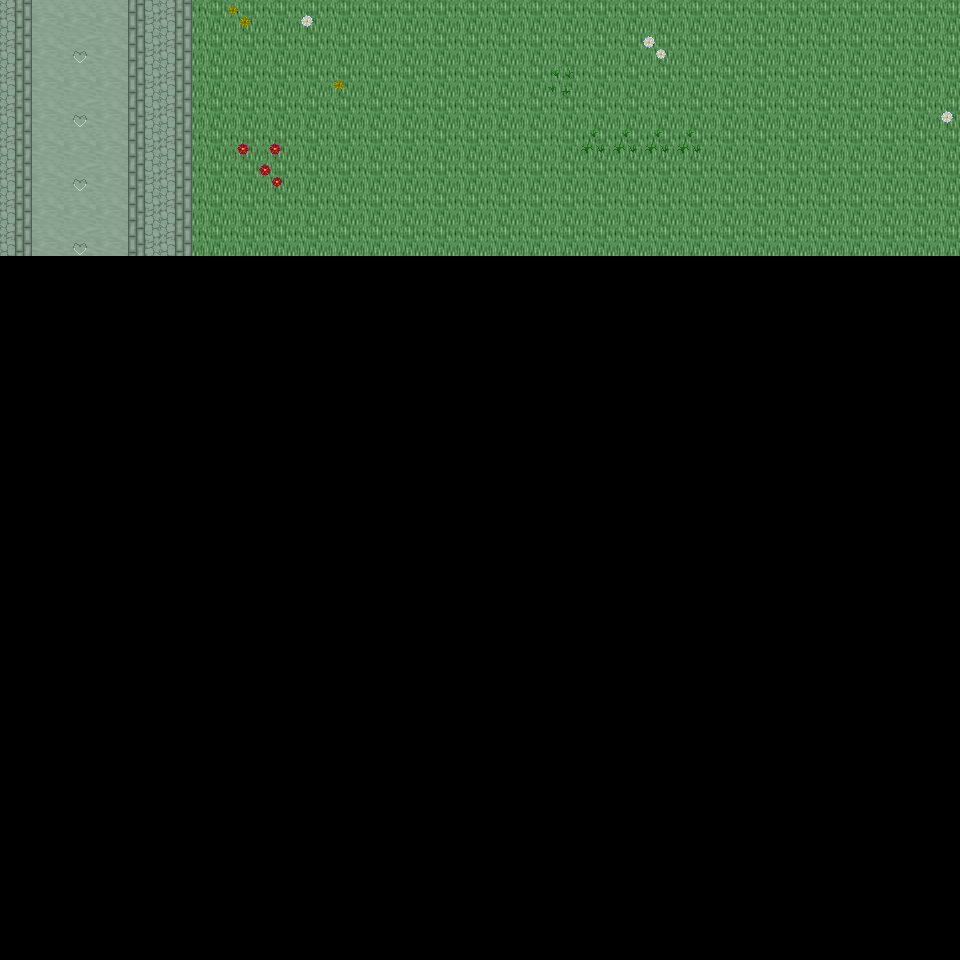

Tiled map render using the project's own tile images. Description and the map definition, with tile-layer contents summarised, below:
An orthogonal 30x30 tile map with 32x32 px tiles, 6 tile layers (Ground, Object, Object2, Above, ...), 26 tilesets and 3 objects (3x mapExit).

<map version="1.0" orientation="orthogonal" renderorder="right-down" width="30" height="30" tilewidth="32" tileheight="32" nextobjectid="4">
  <tileset firstgid="1" name="tileset_ground_ground" tilewidth="32" tileheight="32" tilecount="33" columns="3">
    <image source="../drawable/tileset_ground_ground.png" width="96" height="352" />
  </tileset>
  <tileset firstgid="34" name="tileset_building_castle" tilewidth="32" tileheight="32" tilecount="320" columns="20">
    <image source="../drawable/tileset_building_castle.png" width="640" height="512" />
  </tileset>
  <tileset firstgid="354" name="tileset_plant_flower_daisy_white" tilewidth="32" tileheight="32" tilecount="8" columns="2">
    <image source="../drawable/tileset_plant_flower_daisy_white.png" width="64" height="128" />
  </tileset>
  <tileset firstgid="362" name="tileset_ground_mud_patch" tilewidth="32" tileheight="32" tilecount="4" columns="4">
    <image source="../drawable/tileset_ground_mud_patch.png" width="128" height="32" />
  </tileset>
  <tileset firstgid="366" name="tileset_plant_grasses" tilewidth="32" tileheight="32" tilecount="6" columns="3">
    <image source="../drawable/tileset_plant_grasses.png" width="96" height="64" />
  </tileset>
  <tileset firstgid="372" name="tileset_ground_cobbled_paving" tilewidth="32" tileheight="32" tilecount="1" columns="1">
    <image source="../drawable/tileset_ground_cobbled_paving.png" width="32" height="32" />
  </tileset>
  <tileset firstgid="373" name="tileset_plant_bush_bushes" tilewidth="32" tileheight="32" tilecount="10" columns="5">
    <image source="../drawable/tileset_plant_bush_bushes.png" width="160" height="64" />
  </tileset>
  <tileset firstgid="383" name="tileset_ground_grass_edges" tilewidth="32" tileheight="32" tilecount="36" columns="12">
    <image source="../drawable/tileset_ground_grass_edges.png" width="384" height="96" />
  </tileset>
  <tileset firstgid="419" name="tileset_ground_grass_corners" tilewidth="32" tileheight="32" tilecount="24" columns="6">
    <image source="../drawable/tileset_ground_grass_corners.png" width="192" height="128" />
  </tileset>
  <tileset firstgid="443" name="tileset_plant_tree_tree_darkgreen" tilewidth="32" tileheight="32" tilecount="88" columns="8">
    <image source="../drawable/tileset_plant_tree_tree_darkgreen.png" width="256" height="352" />
  </tileset>
  <tileset firstgid="531" name="tileset_plant_flower_daisy_yellow" tilewidth="32" tileheight="32" tilecount="8" columns="2">
    <image source="../drawable/tileset_plant_flower_daisy_yellow.png" width="64" height="128" />
  </tileset>
  <tileset firstgid="539" name="tileset_plant_flower_daisy_red" tilewidth="32" tileheight="32" tilecount="8" columns="2">
    <image source="../drawable/tileset_plant_flower_daisy_red.png" width="64" height="128" />
  </tileset>
  <tileset firstgid="547" name="tileset_plant_flower_daisy_blue" tilewidth="32" tileheight="32" tilecount="8" columns="2">
    <image source="../drawable/tileset_plant_flower_daisy_blue.png" width="64" height="128" />
  </tileset>
  <tileset firstgid="555" name="tileset_building_fence_fence_chunky" tilewidth="32" tileheight="32" tilecount="21" columns="3">
    <image source="../drawable/tileset_building_fence_fence_chunky.png" width="96" height="224" />
  </tileset>
  <tileset firstgid="576" name="tileset_plant_bush_hedge" tilewidth="32" tileheight="32" tilecount="35" columns="5">
    <image source="../drawable/tileset_plant_bush_hedge.png" width="160" height="224" />
  </tileset>
  <tileset firstgid="611" name="tileset_plant_stump_stump_green" tilewidth="32" tileheight="32" tilecount="4" columns="2">
    <image source="../drawable/tileset_plant_stump_stump_green.png" width="64" height="64" />
  </tileset>
  <tileset firstgid="615" name="tileset_plant_stump_stump_brown" tilewidth="32" tileheight="32" tilecount="4" columns="2">
    <image source="../drawable/tileset_plant_stump_stump_brown.png" width="64" height="64" />
  </tileset>
  <tileset firstgid="619" name="tileset_logic_item_resources" tilewidth="32" tileheight="32" tilecount="6" columns="6">
    <image source="../drawable/tileset_logic_item_resources.png" width="192" height="32" />
  </tileset>
  <tileset firstgid="625" name="tileset_logic_portal" tilewidth="32" tileheight="32" tilecount="24" columns="8">
    <image source="../drawable/tileset_logic_portal.png" width="256" height="96" />
  </tileset>
  <tileset firstgid="649" name="tileset_logic_creature_mummy" tilewidth="32" tileheight="32" tilecount="2" columns="2">
    <image source="../drawable/tileset_logic_creature_mummy.png" width="64" height="32" />
  </tileset>
  <tileset firstgid="651" name="tileset_logic_creature_animal" tilewidth="32" tileheight="32" tilecount="32" columns="8">
    <image source="../drawable/tileset_logic_creature_animal.png" width="256" height="128" />
  </tileset>
  <tileset firstgid="683" name="tileset_logic_collision" tilewidth="32" tileheight="32" tilecount="1" columns="1">
    <image source="../drawable/tileset_logic_collision.png" width="32" height="32" />
  </tileset>
  <tileset firstgid="684" name="tileset_ground_grass_2" tilewidth="32" tileheight="32" tilecount="21" columns="3">
    <image source="../drawable/tileset_ground_grass_2.png" width="96" height="224" />
  </tileset>
  <tileset firstgid="705" name="tileset_logic_protection" tilewidth="32" tileheight="32" tilecount="2" columns="2">
    <image source="../drawable/tileset_logic_protection.png" width="64" height="32" />
  </tileset>
  <tileset firstgid="707" name="tileset_logic_creature_undead_skeleton" tilewidth="32" tileheight="32" tilecount="6" columns="6">
    <image source="../drawable/tileset_logic_creature_undead_skeleton.png" width="192" height="32" />
  </tileset>
  <tileset firstgid="713" name="tileset_logic_creature_troll" tilewidth="32" tileheight="32" tilecount="4" columns="4">
    <image source="../drawable/tileset_logic_creature_troll.png" width="128" height="32" />
  </tileset>
  <layer name="Ground" width="30" height="30">
    <data>[900 cells, 240 non-empty, 5 distinct tile ids]</data>
  </layer>
  <layer name="Object" width="30" height="30">
    <data>[900 cells, 13 non-empty, 8 distinct tile ids]</data>
  </layer>
  <layer name="Object2" width="30" height="30">
    <data>[900 cells, 0 non-empty, 0 distinct tile ids]</data>
  </layer>
  <layer name="Above" width="30" height="30">
    <data>[900 cells, 0 non-empty, 0 distinct tile ids]</data>
  </layer>
  <layer name="Above2" width="30" height="30">
    <data>[900 cells, 0 non-empty, 0 distinct tile ids]</data>
  </layer>
  <layer name="Walkable" width="30" height="30">
    <data>[900 cells, 0 non-empty, 0 distinct tile ids]</data>
  </layer>
  <objectgroup name="MapEvents">
    <object id="1" name="north" type="mapExit" x="0" y="0" width="960" height="32">
      <properties>
        <property name="map" value="level_0_x104_y79" />
        <property name="x" value="0" />
        <property name="y" value="28" />
      </properties>
    </object>
    <object id="2" name="west" type="mapExit" x="0" y="0" width="32" height="960">
      <properties>
        <property name="map" value="level_0_x103_y80" />
        <property name="x" value="28" />
        <property name="y" value="0" />
      </properties>
    </object>
    <object id="3" name="east" type="mapExit" x="928" y="0" width="32" height="960">
      <properties>
        <property name="map" value="level_0_x105_y80" />
        <property name="x" value="1" />
        <property name="y" value="0" />
      </properties>
    </object>
  </objectgroup>
</map>
